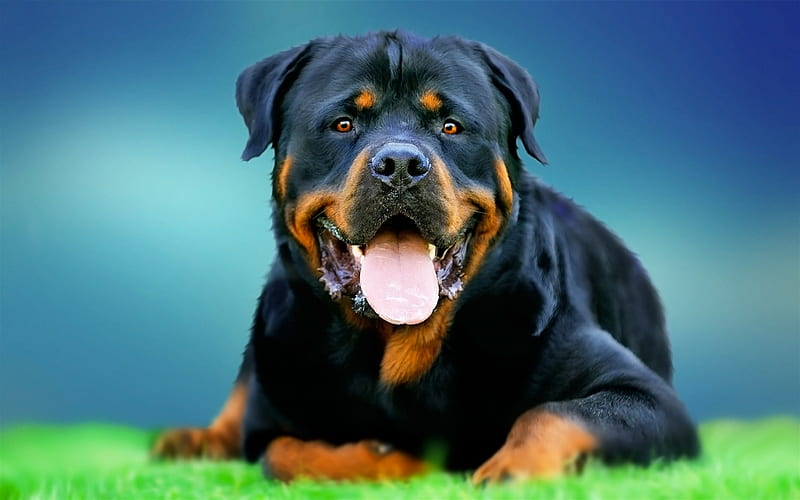
#> input picture image/dog4.jpg, 800 x 500 px
$ jupyter execute index14.ipynb
#> lines starting #> are read from the running program, lines starting #| are printed output that depends on the picture
[cell 1]
import cv2

[cell 2]
img = cv2.imread("image/dog4.jpg")
#> img is the input picture: shape (500, 800, 3); mean B, G, R 117.3, 113.1, 71.4
img = cv2.resize(img,(700,600))
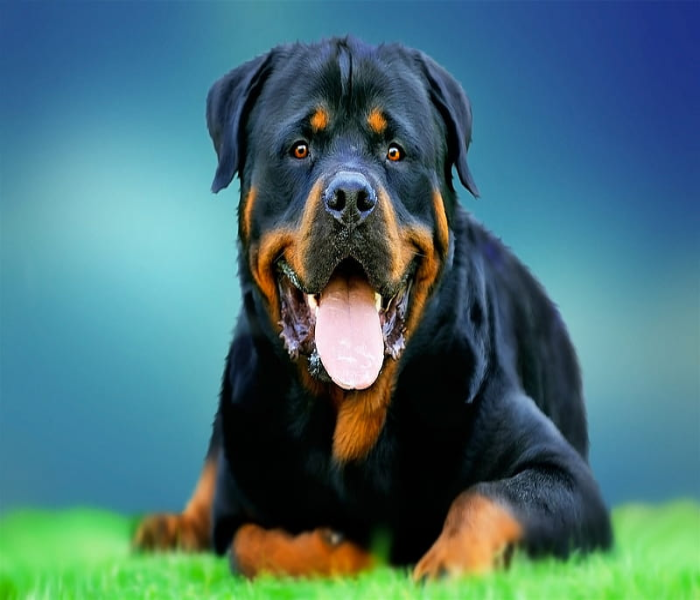
#> img: shape (600, 700, 3); mean B, G, R 117.2, 113, 71.4
print(img.shape)
#| (600, 700, 3)

# img[y1:y2, x1:x2]
crop = img[100:170,200:500]
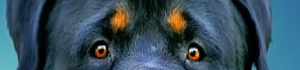
#> crop: shape (70, 300, 3); mean B, G, R 92.1, 78.2, 54.8
cv2.imshow("Crop",crop)
cv2.imshow("cat",img)
cv2.waitKey(0)
cv2.destroyAllWindows()

$ run again, with image/dog3.jpg copied over image/dog4.jpg
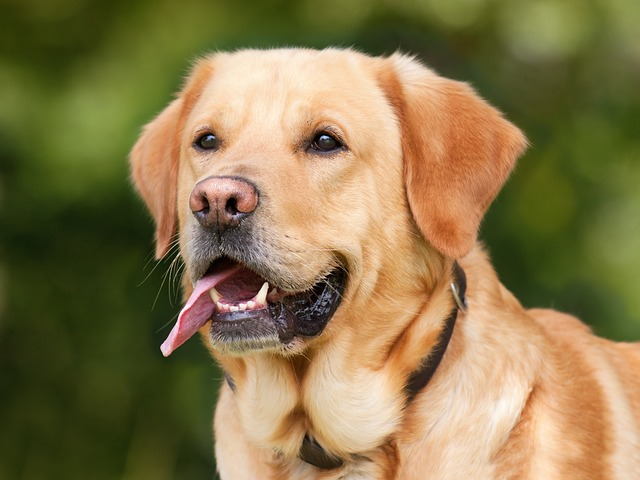
#> input picture image/dog3.jpg, 640 x 480 px
#> img is the input picture: shape (480, 640, 3); mean B, G, R 76.1, 119.6, 136.3
#> `img = cv2.resize(img,(700,600))`:
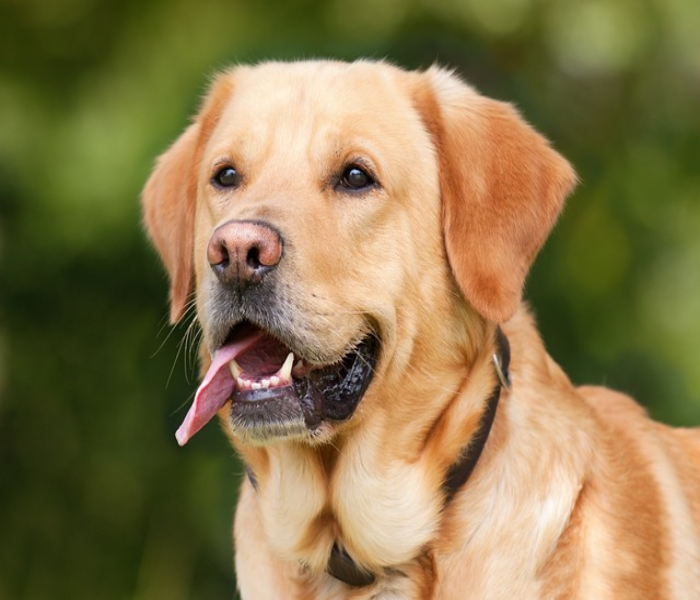
#> img: shape (600, 700, 3); mean B, G, R 76, 119.5, 136.2
#| (600, 700, 3)
#> `crop = img[100:170,200:500]`:
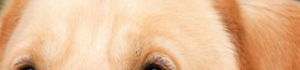
#> crop: shape (70, 300, 3); mean B, G, R 150.3, 188.6, 232
